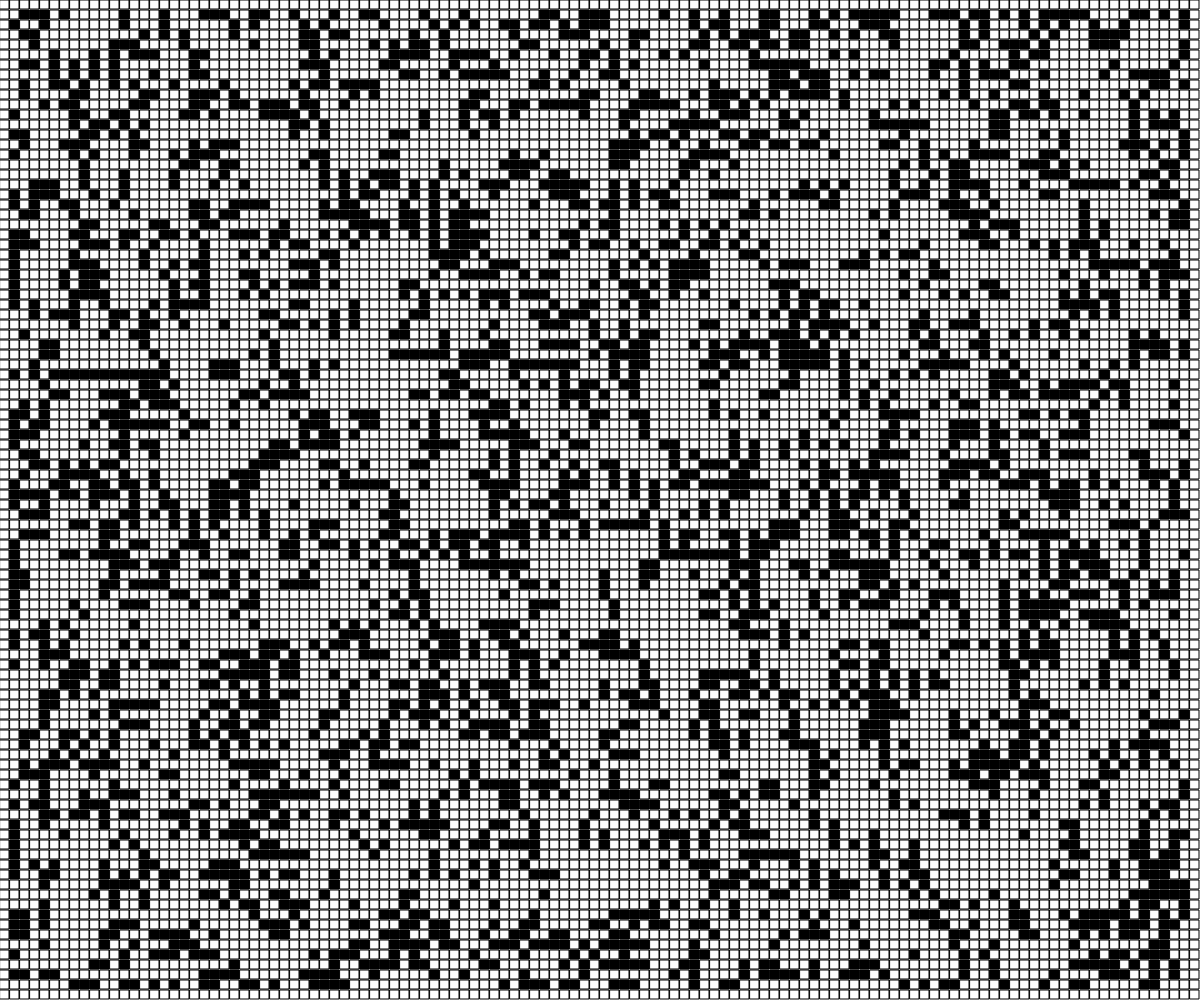
Frame 1 (no input)
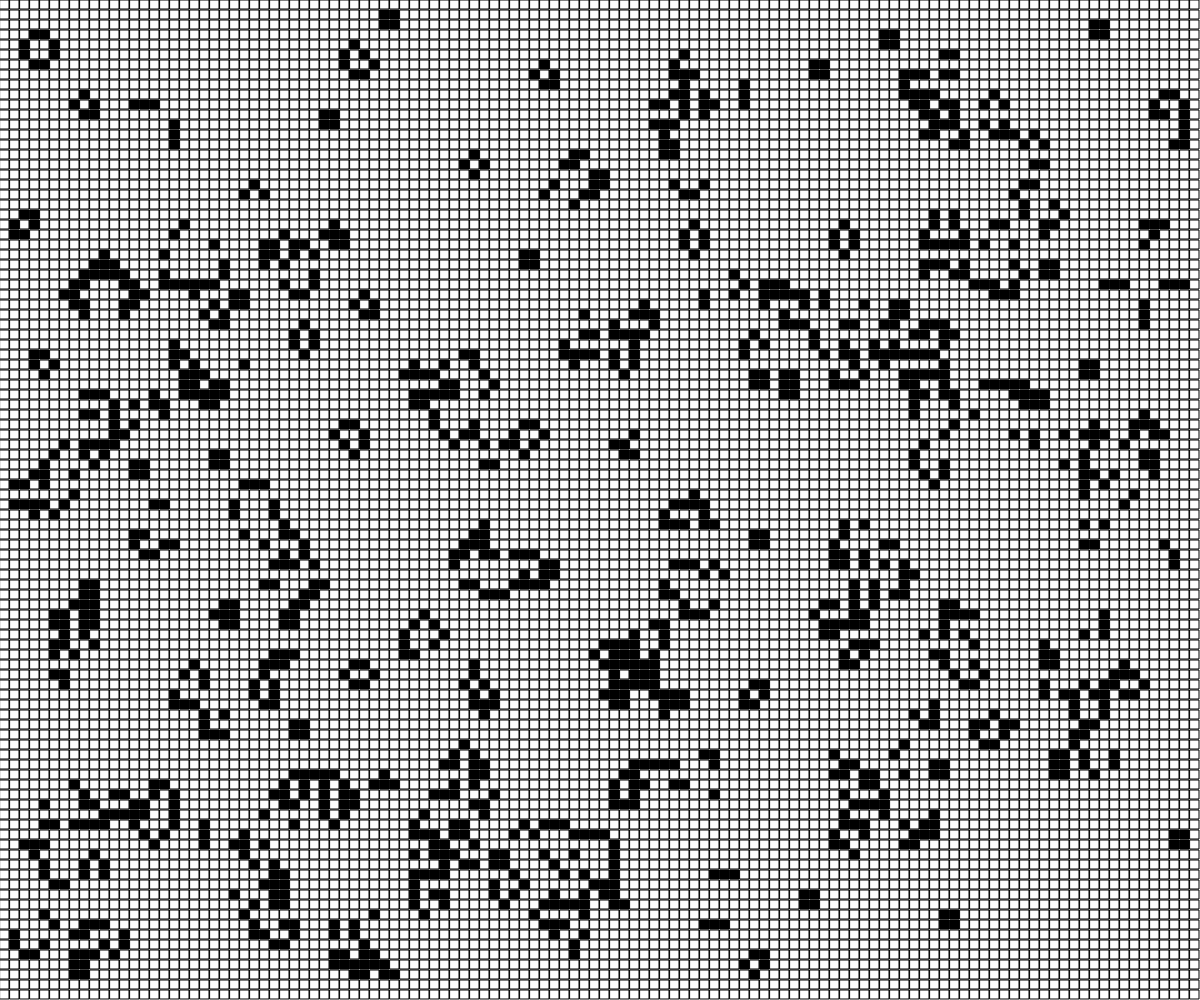
Frame 60 (no input)
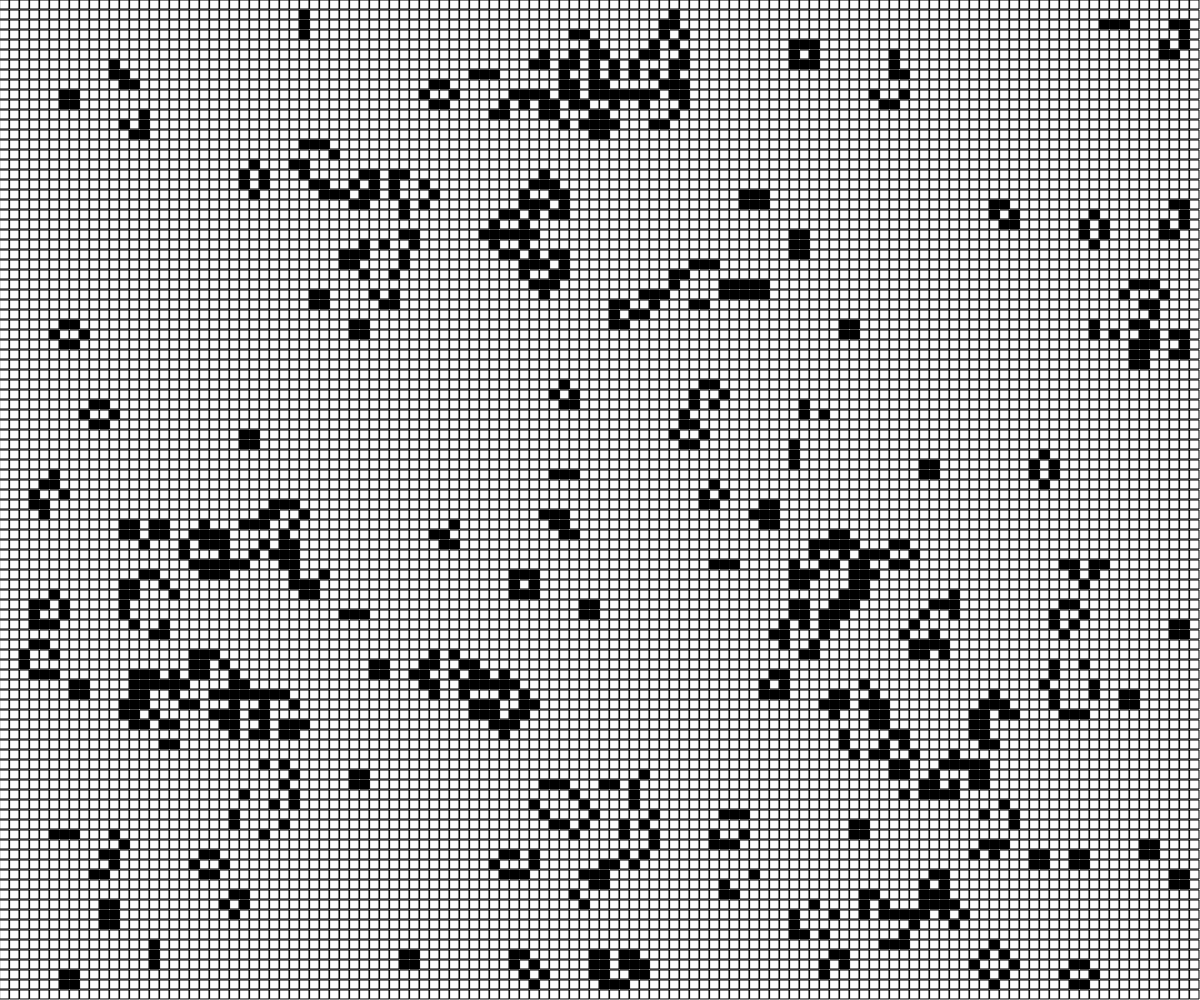
Frame 120 (the mouse pressed at the canvas centre since frame 60)

The p5.js sketch that drew these frames (run headless with seeded random() and noise() and a simulated clock; from frame 60 on, the mouse is pressed at the canvas centre):

// p5.js sketch
// ── sketch.js
let w;
let columns;
let rows;
let board;
let next;

function setup() {
  createCanvas(windowWidth, windowHeight);
  w = 10;
  // Calculate columns and rows
  columns = floor(width / w);
  rows = floor(height / w);
  // Wacky way to make a 2D array is JS
  board = new Array(columns);
  for (let i = 0; i < columns; i++) {
    board[i] = new Array(rows);
  }
  // Going to use multiple 2D arrays and swap them
  next = new Array(columns);
  for (i = 0; i < columns; i++) {
    next[i] = new Array(rows);
  }
  init();
}

function draw() {
  background(255);
  generate();
  for ( let i = 0; i < columns;i++) {
    for ( let j = 0; j < rows;j++) {
      if ((board[i][j] == 1)) fill(0);
      else fill(255);
      stroke(0);
      rect(i * w, j * w, w-1, w-1);
    }
  }

}

// reset board when mouse is pressed
function mousePressed() {
  init();
}

// Fill board randomly
function init() {
  for (let i = 0; i < columns; i++) {
    for (let j = 0; j < rows; j++) {
      // Lining the edges with 0s
      if (i == 0 || j == 0 || i == columns-1 || j == rows-1) board[i][j] = 0;
      // Filling the rest randomly
      else board[i][j] = floor(random(2));
      next[i][j] = 0;
    }
  }
}

// The process of creating the new generation
function generate() {

  // Loop through every spot in our 2D array and check spots neighbors
  for (let x = 1; x < columns - 1; x++) {
    for (let y = 1; y < rows - 1; y++) {
      // Add up all the states in a 3x3 surrounding grid
      let neighbors = 0;
      for (let i = -1; i <= 1; i++) {
        for (let j = -1; j <= 1; j++) {
          neighbors += board[x+i][y+j];
        }
      }

      // A little trick to subtract the current cell's state since
      // we added it in the above loop
      neighbors -= board[x][y];
      // Rules of Life
      if      ((board[x][y] == 1) && (neighbors <  2)) next[x][y] = 0;           // Loneliness
      else if ((board[x][y] == 1) && (neighbors >  3)) next[x][y] = 0;           // Overpopulation
      else if ((board[x][y] == 0) && (neighbors == 3)) next[x][y] = 1;           // Reproduction
      else                                             next[x][y] = board[x][y]; // Stasis
    }
  }

  // Swap!
  let temp = board;
  board = next;
  next = temp;
}
